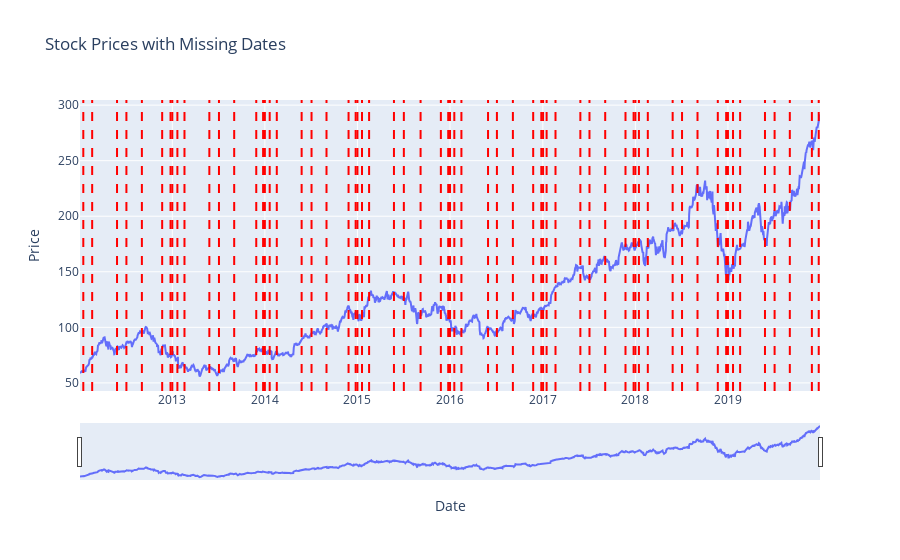

This figure's notebook cell:
### Code cell
fig, ax = plt.subplots(figsize=(20, 7))
ax.plot(data["DateTime"], data['Close'])
for holiday in missed_holidays:
    ax.axvline(holiday, color='red', linestyle='--', alpha=0.5)
ax.set_xlabel('Date')
ax.set_ylabel('Price')
ax.set_title('Stock Prices with Missing Dates')
plt.show()

trace = go.Scatter(x=data["DateTime"], y=data['Close'], mode='lines')
vlines = []
for holiday in missed_holidays:
    vlines.append(go.layout.Shape(type="line", xref="x", yref="paper", x0=holiday, y0=0, x1=holiday, y1=1, line=dict(color="red", dash="dash")))
layout = go.Layout(title='Stock Prices with Missing Dates', xaxis=dict(title='Date'), yaxis=dict(title='Price'), 
                   shapes=vlines, hovermode='x unified', xaxis_rangeslider_visible=True)
fig = go.Figure(data=[trace], layout=layout)
fig.show()

### Figure 1 — Plotly figure (JSON) as saved in the notebook; plotly's stock layout.template omitted (floating-point values rounded to 4 significant figures; data arrays with more than 128 entries replaced by an {"elided": "..."} marker saying what was removed)
{"data": [{"mode": "lines", "type": "scatter", "x": {"elided": "2011 str values"}, "y": {"elided": "2011 float values"}}], "layout": {"hovermode": "x unified", "shapes": [{"line": {"color": "red", "dash": "dash"}, "type": "line", "x0": "2012-01-16T00:00:00", "x1": "2012-01-16T00:00:00", "xref": "x", "y0": 0, "y1": 1, "yref": "paper"}, {"line": {"color": "red", "dash": "dash"}, "type": "line", "x0": "2012-02-20T00:00:00", "x1": "2012-02-20T00:00:00", "xref": "x", "y0": 0, "y1": 1, "yref": "paper"}, {"line": {"color": "red", "dash": "dash"}, "type": "line", "x0": "2012-05-28T00:00:00", "x1": "2012-05-28T00:00:00", "xref": "x", "y0": 0, "y1": 1, "yref": "paper"}, {"line": {"color": "red", "dash": "dash"}, "type": "line", "x0": "2012-07-04T00:00:00", "x1": "2012-07-04T00:00:00", "xref": "x", "y0": 0, "y1": 1, "yref": "paper"}, {"line": {"color": "red", "dash": "dash"}, "type": "line", "x0": "2012-09-03T00:00:00", "x1": "2012-09-03T00:00:00", "xref": "x", "y0": 0, "y1": 1, "yref": "paper"}, {"line": {"color": "red", "dash": "dash"}, "type": "line", "x0": "2012-11-22T00:00:00", "x1": "2012-11-22T00:00:00", "xref": "x", "y0": 0, "y1": 1, "yref": "paper"}, {"line": {"color": "red", "dash": "dash"}, "type": "line", "x0": "2012-12-25T00:00:00", "x1": "2012-12-25T00:00:00", "xref": "x", "y0": 0, "y1": 1, "yref": "paper"}, {"line": {"color": "red", "dash": "dash"}, "type": "line", "x0": "2013-01-01T00:00:00", "x1": "2013-01-01T00:00:00", "xref": "x", "y0": 0, "y1": 1, "yref": "paper"}, {"line": {"color": "red", "dash": "dash"}, "type": "line", "x0": "2013-01-21T00:00:00", "x1": "2013-01-21T00:00:00", "xref": "x", "y0": 0, "y1": 1, "yref": "paper"}, {"line": {"color": "red", "dash": "dash"}, "type": "line", "x0": "2013-02-18T00:00:00", "x1": "2013-02-18T00:00:00", "xref": "x", "y0": 0, "y1": 1, "yref": "paper"}, {"line": {"color": "red", "dash": "dash"}, "type": "line", "x0": "2013-05-27T00:00:00", "x1": "2013-05-27T00:00:00", "xref": "x", "y0": 0, "y1": 1, "yref": "paper"}, {"line": {"color": "red", "dash": "dash"}, "type": "line", "x0": "2013-07-04T00:00:00", "x1": "2013-07-04T00:00:00", "xref": "x", "y0": 0, "y1": 1, "yref": "paper"}, {"line": {"color": "red", "dash": "dash"}, "type": "line", "x0": "2013-09-02T00:00:00", "x1": "2013-09-02T00:00:00", "xref": "x", "y0": 0, "y1": 1, "yref": "paper"}, {"line": {"color": "red", "dash": "dash"}, "type": "line", "x0": "2013-11-28T00:00:00", "x1": "2013-11-28T00:00:00", "xref": "x", "y0": 0, "y1": 1, "yref": "paper"}, {"line": {"color": "red", "dash": "dash"}, "type": "line", "x0": "2013-12-25T00:00:00", "x1": "2013-12-25T00:00:00", "xref": "x", "y0": 0, "y1": 1, "yref": "paper"}, {"line": {"color": "red", "dash": "dash"}, "type": "line", "x0": "2014-01-01T00:00:00", "x1": "2014-01-01T00:00:00", "xref": "x", "y0": 0, "y1": 1, "yref": "paper"}, {"line": {"color": "red", "dash": "dash"}, "type": "line", "x0": "2014-01-20T00:00:00", "x1": "2014-01-20T00:00:00", "xref": "x", "y0": 0, "y1": 1, "yref": "paper"}, {"line": {"color": "red", "dash": "dash"}, "type": "line", "x0": "2014-02-17T00:00:00", "x1": "2014-02-17T00:00:00", "xref": "x", "y0": 0, "y1": 1, "yref": "paper"}, {"line": {"color": "red", "dash": "dash"}, "type": "line", "x0": "2014-05-26T00:00:00", "x1": "2014-05-26T00:00:00", "xref": "x", "y0": 0, "y1": 1, "yref": "paper"}, {"line": {"color": "red", "dash": "dash"}, "type": "line", "x0": "2014-07-04T00:00:00", "x1": "2014-07-04T00:00:00", "xref": "x", "y0": 0, "y1": 1, "yref": "paper"}, {"line": {"color": "red", "dash": "dash"}, "type": "line", "x0": "2014-09-01T00:00:00", "x1": "2014-09-01T00:00:00", "xref": "x", "y0": 0, "y1": 1, "yref": "paper"}, {"line": {"color": "red", "dash": "dash"}, "type": "line", "x0": "2014-11-27T00:00:00", "x1": "2014-11-27T00:00:00", "xref": "x", "y0": 0, "y1": 1, "yref": "paper"}, {"line": {"color": "red", "dash": "dash"}, "type": "line", "x0": "2014-12-25T00:00:00", "x1": "2014-12-25T00:00:00", "xref": "x", "y0": 0, "y1": 1, "yref": "paper"}, {"line": {"color": "red", "dash": "dash"}, "type": "line", "x0": "2015-01-01T00:00:00", "x1": "2015-01-01T00:00:00", "xref": "x", "y0": 0, "y1": 1, "yref": "paper"}, {"line": {"color": "red", "dash": "dash"}, "type": "line", "x0": "2015-01-19T00:00:00", "x1": "2015-01-19T00:00:00", "xref": "x", "y0": 0, "y1": 1, "yref": "paper"}, {"line": {"color": "red", "dash": "dash"}, "type": "line", "x0": "2015-02-16T00:00:00", "x1": "2015-02-16T00:00:00", "xref": "x", "y0": 0, "y1": 1, "yref": "paper"}, {"line": {"color": "red", "dash": "dash"}, "type": "line", "x0": "2015-05-25T00:00:00", "x1": "2015-05-25T00:00:00", "xref": "x", "y0": 0, "y1": 1, "yref": "paper"}, {"line": {"color": "red", "dash": "dash"}, "type": "line", "x0": "2015-07-03T00:00:00", "x1": "2015-07-03T00:00:00", "xref": "x", "y0": 0, "y1": 1, "yref": "paper"}, {"line": {"color": "red", "dash": "dash"}, "type": "line", "x0": "2015-09-07T00:00:00", "x1": "2015-09-07T00:00:00", "xref": "x", "y0": 0, "y1": 1, "yref": "paper"}, {"line": {"color": "red", "dash": "dash"}, "type": "line", "x0": "2015-11-26T00:00:00", "x1": "2015-11-26T00:00:00", "xref": "x", "y0": 0, "y1": 1, "yref": "paper"}, {"line": {"color": "red", "dash": "dash"}, "type": "line", "x0": "2015-12-25T00:00:00", "x1": "2015-12-25T00:00:00", "xref": "x", "y0": 0, "y1": 1, "yref": "paper"}, {"line": {"color": "red", "dash": "dash"}, "type": "line", "x0": "2016-01-01T00:00:00", "x1": "2016-01-01T00:00:00", "xref": "x", "y0": 0, "y1": 1, "yref": "paper"}, {"line": {"color": "red", "dash": "dash"}, "type": "line", "x0": "2016-01-18T00:00:00", "x1": "2016-01-18T00:00:00", "xref": "x", "y0": 0, "y1": 1, "yref": "paper"}, {"line": {"color": "red", "dash": "dash"}, "type": "line", "x0": "2016-02-15T00:00:00", "x1": "2016-02-15T00:00:00", "xref": "x", "y0": 0, "y1": 1, "yref": "paper"}, {"line": {"color": "red", "dash": "dash"}, "type": "line", "x0": "2016-05-30T00:00:00", "x1": "2016-05-30T00:00:00", "xref": "x", "y0": 0, "y1": 1, "yref": "paper"}, {"line": {"color": "red", "dash": "dash"}, "type": "line", "x0": "2016-07-04T00:00:00", "x1": "2016-07-04T00:00:00", "xref": "x", "y0": 0, "y1": 1, "yref": "paper"}, {"line": {"color": "red", "dash": "dash"}, "type": "line", "x0": "2016-09-05T00:00:00", "x1": "2016-09-05T00:00:00", "xref": "x", "y0": 0, "y1": 1, "yref": "paper"}, {"line": {"color": "red", "dash": "dash"}, "type": "line", "x0": "2016-11-24T00:00:00", "x1": "2016-11-24T00:00:00", "xref": "x", "y0": 0, "y1": 1, "yref": "paper"}, {"line": {"color": "red", "dash": "dash"}, "type": "line", "x0": "2016-12-26T00:00:00", "x1": "2016-12-26T00:00:00", "xref": "x", "y0": 0, "y1": 1, "yref": "paper"}, {"line": {"color": "red", "dash": "dash"}, "type": "line", "x0": "2017-01-02T00:00:00", "x1": "2017-01-02T00:00:00", "xref": "x", "y0": 0, "y1": 1, "yref": "paper"}, {"line": {"color": "red", "dash": "dash"}, "type": "line", "x0": "2017-01-16T00:00:00", "x1": "2017-01-16T00:00:00", "xref": "x", "y0": 0, "y1": 1, "yref": "paper"}, {"line": {"color": "red", "dash": "dash"}, "type": "line", "x0": "2017-02-20T00:00:00", "x1": "2017-02-20T00:00:00", "xref": "x", "y0": 0, "y1": 1, "yref": "paper"}, {"line": {"color": "red", "dash": "dash"}, "type": "line", "x0": "2017-05-29T00:00:00", "x1": "2017-05-29T00:00:00", "xref": "x", "y0": 0, "y1": 1, "yref": "paper"}, {"line": {"color": "red", "dash": "dash"}, "type": "line", "x0": "2017-07-04T00:00:00", "x1": "2017-07-04T00:00:00", "xref": "x", "y0": 0, "y1": 1, "yref": "paper"}, {"line": {"color": "red", "dash": "dash"}, "type": "line", "x0": "2017-09-04T00:00:00", "x1": "2017-09-04T00:00:00", "xref": "x", "y0": 0, "y1": 1, "yref": "paper"}, {"line": {"color": "red", "dash": "dash"}, "type": "line", "x0": "2017-11-23T00:00:00", "x1": "2017-11-23T00:00:00", "xref": "x", "y0": 0, "y1": 1, "yref": "paper"}, {"line": {"color": "red", "dash": "dash"}, "type": "line", "x0": "2017-12-25T00:00:00", "x1": "2017-12-25T00:00:00", "xref": "x", "y0": 0, "y1": 1, "yref": "paper"}, {"line": {"color": "red", "dash": "dash"}, "type": "line", "x0": "2018-01-01T00:00:00", "x1": "2018-01-01T00:00:00", "xref": "x", "y0": 0, "y1": 1, "yref": "paper"}, {"line": {"color": "red", "dash": "dash"}, "type": "line", "x0": "2018-01-15T00:00:00", "x1": "2018-01-15T00:00:00", "xref": "x", "y0": 0, "y1": 1, "yref": "paper"}, {"line": {"color": "red", "dash": "dash"}, "type": "line", "x0": "2018-02-19T00:00:00", "x1": "2018-02-19T00:00:00", "xref": "x", "y0": 0, "y1": 1, "yref": "paper"}, {"line": {"color": "red", "dash": "dash"}, "type": "line", "x0": "2018-05-28T00:00:00", "x1": "2018-05-28T00:00:00", "xref": "x", "y0": 0, "y1": 1, "yref": "paper"}, {"line": {"color": "red", "dash": "dash"}, "type": "line", "x0": "2018-07-04T00:00:00", "x1": "2018-07-04T00:00:00", "xref": "x", "y0": 0, "y1": 1, "yref": "paper"}, {"line": {"color": "red", "dash": "dash"}, "type": "line", "x0": "2018-09-03T00:00:00", "x1": "2018-09-03T00:00:00", "xref": "x", "y0": 0, "y1": 1, "yref": "paper"}, {"line": {"color": "red", "dash": "dash"}, "type": "line", "x0": "2018-11-22T00:00:00", "x1": "2018-11-22T00:00:00", "xref": "x", "y0": 0, "y1": 1, "yref": "paper"}, {"line": {"color": "red", "dash": "dash"}, "type": "line", "x0": "2018-12-25T00:00:00", "x1": "2018-12-25T00:00:00", "xref": "x", "y0": 0, "y1": 1, "yref": "paper"}, {"line": {"color": "red", "dash": "dash"}, "type": "line", "x0": "2019-01-01T00:00:00", "x1": "2019-01-01T00:00:00", "xref": "x", "y0": 0, "y1": 1, "yref": "paper"}, {"line": {"color": "red", "dash": "dash"}, "type": "line", "x0": "2019-01-21T00:00:00", "x1": "2019-01-21T00:00:00", "xref": "x", "y0": 0, "y1": 1, "yref": "paper"}, {"line": {"color": "red", "dash": "dash"}, "type": "line", "x0": "2019-02-18T00:00:00", "x1": "2019-02-18T00:00:00", "xref": "x", "y0": 0, "y1": 1, "yref": "paper"}, {"line": {"color": "red", "dash": "dash"}, "type": "line", "x0": "2019-05-27T00:00:00", "x1": "2019-05-27T00:00:00", "xref": "x", "y0": 0, "y1": 1, "yref": "paper"}, {"line": {"color": "red", "dash": "dash"}, "type": "line", "x0": "2019-07-04T00:00:00", "x1": "2019-07-04T00:00:00", "xref": "x", "y0": 0, "y1": 1, "yref": "paper"}, {"line": {"color": "red", "dash": "dash"}, "type": "line", "x0": "2019-09-02T00:00:00", "x1": "2019-09-02T00:00:00", "xref": "x", "y0": 0, "y1": 1, "yref": "paper"}, {"line": {"color": "red", "dash": "dash"}, "type": "line", "x0": "2019-11-28T00:00:00", "x1": "2019-11-28T00:00:00", "xref": "x", "y0": 0, "y1": 1, "yref": "paper"}, {"line": {"color": "red", "dash": "dash"}, "type": "line", "x0": "2019-12-25T00:00:00", "x1": "2019-12-25T00:00:00", "xref": "x", "y0": 0, "y1": 1, "yref": "paper"}], "title": {"text": "Stock Prices with Missing Dates"}, "xaxis": {"rangeslider": {"visible": true}, "title": {"text": "Date"}}, "yaxis": {"title": {"text": "Price"}}}}
